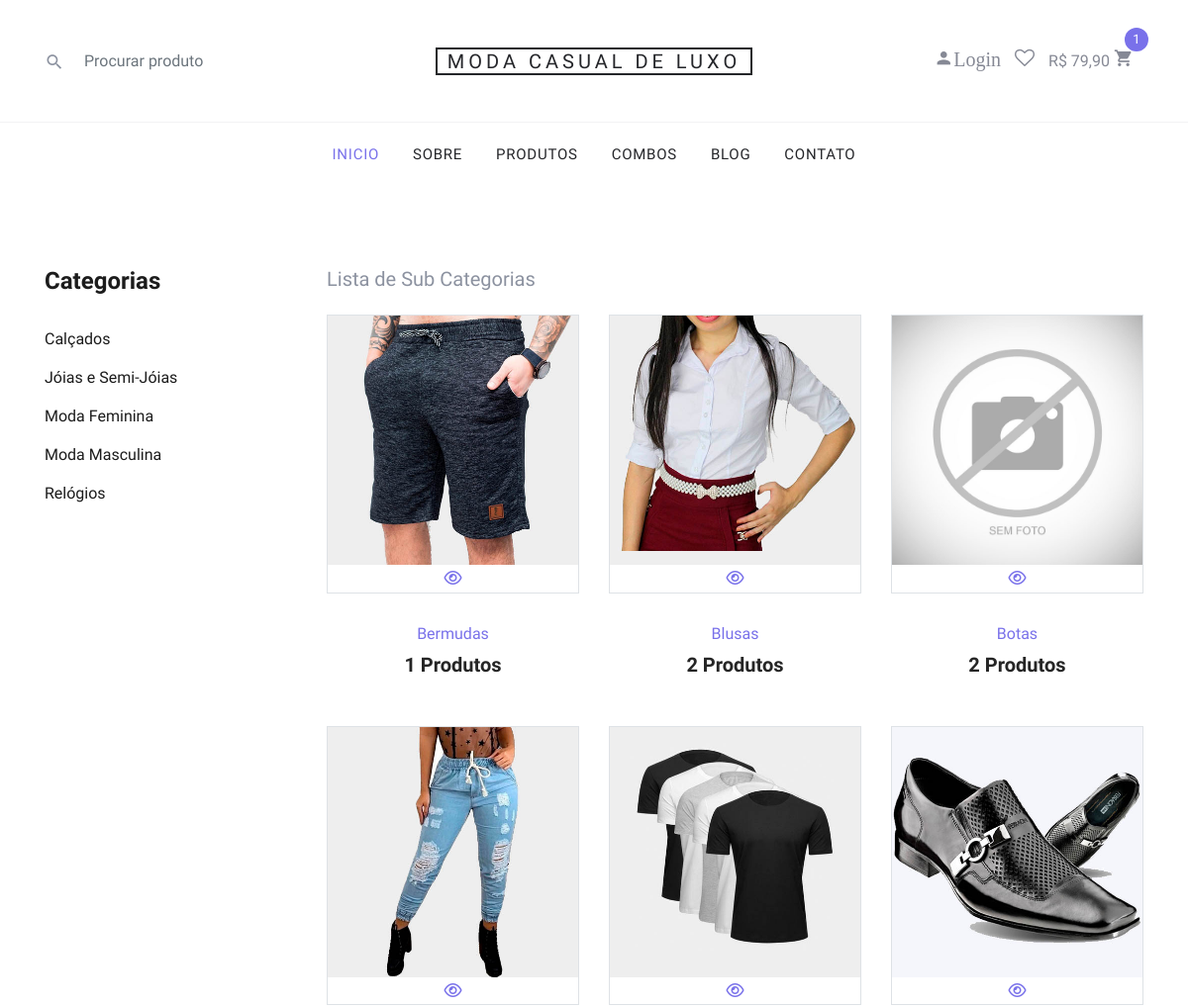
Before: /lojaVirtualPHP/sub-categorias.php (upper part) with the older database file.
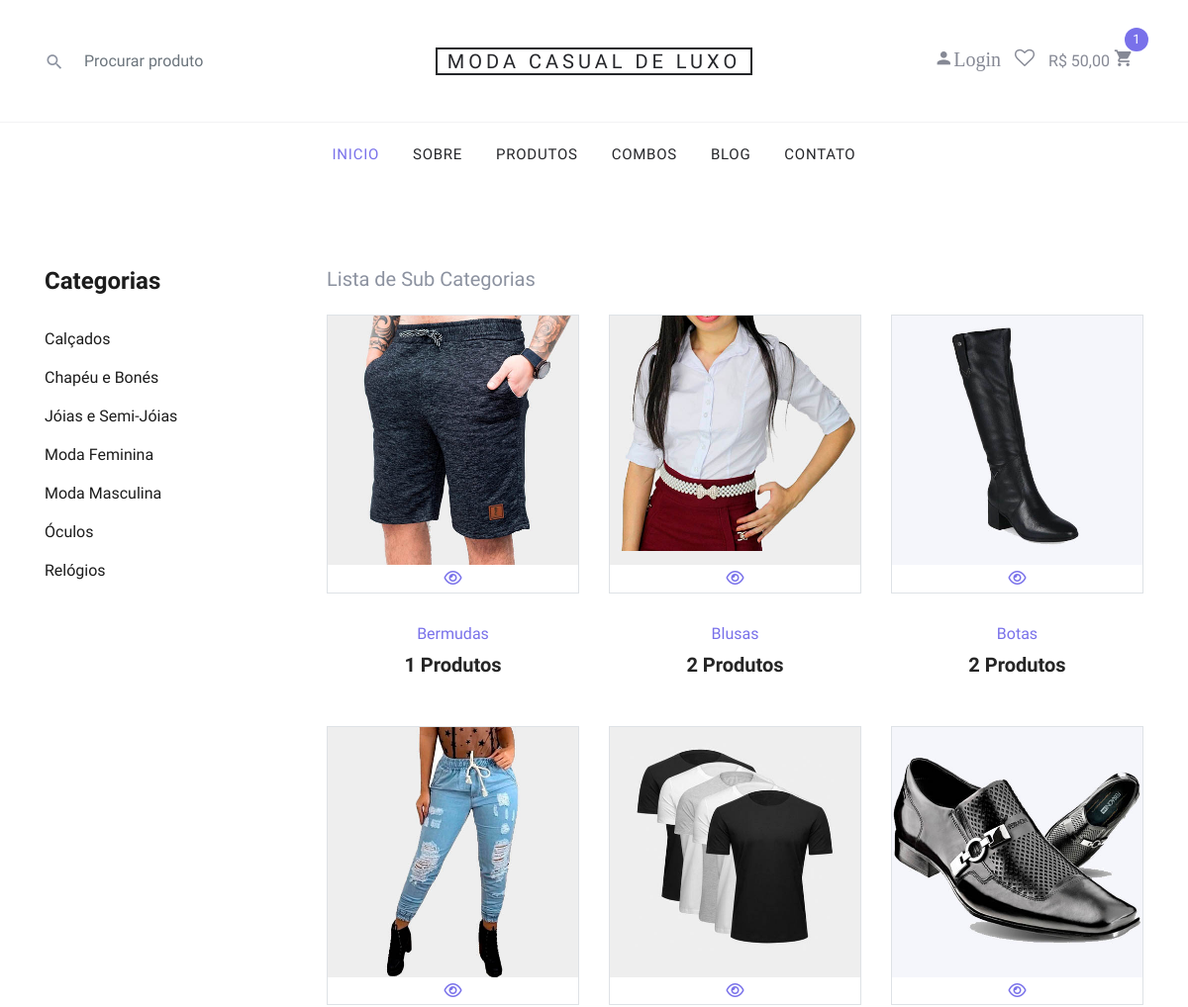
After: the same page with the newer database file.
### tables this page shows
CREATE TABLE `produtos` (
  `id` int(11) NOT NULL AUTO_INCREMENT,
  `categoria` int(11) NOT NULL,
  `sub_categoria` int(11) NOT NULL,
  `nome` varchar(100) NOT NULL,
  `nome_url` varchar(100) NOT NULL,
  `descricao` varchar(1000) NOT NULL,
  `descricao_longa` text NOT NULL,
  `valor` decimal(10,2) NOT NULL,
  `imagem` varchar(100) NOT NULL,
  `estoque` int(11) NOT NULL,
  `tipo_envio` int(11) NOT NULL,
  `palavras` varchar(250) NOT NULL,
  `ativo` varchar(5) NOT NULL,
  `peso` double(8,2) DEFAULT NULL,
  `largura` int(11) DEFAULT NULL,
  `altura` int(11) DEFAULT NULL,
  `comprimento` int(11) DEFAULT NULL,
  `modelo` varchar(100) DEFAULT NULL,
  `valor_frete` decimal(8,2) DEFAULT NULL,
  `promocao` varchar(5) NOT NULL,
  `vendas` int(11) DEFAULT NULL,
  PRIMARY KEY (`id`)
);

CREATE TABLE `carrinho` (
  `id` int(11) NOT NULL,
  `id_usuario` int(11) NOT NULL,
  `id_produto` int(11) NOT NULL,
  `quantidade` int(11) NOT NULL,
  `id_venda` int(11) NOT NULL,
  `data` date NOT NULL,
  `combo` varchar(5) NOT NULL
);

CREATE TABLE `categorias` (
  `id` int(11) NOT NULL AUTO_INCREMENT,
  `nome` varchar(50) NOT NULL,
  `nome_url` varchar(50) NOT NULL,
  `imagem` varchar(100) NOT NULL,
  PRIMARY KEY (`id`)
);

CREATE TABLE `sub_categorias` (
  `id` int(11) NOT NULL AUTO_INCREMENT,
  `nome` varchar(50) NOT NULL,
  `nome_url` varchar(50) NOT NULL,
  `imagem` varchar(100) NOT NULL,
  `id_categoria` int(11) NOT NULL,
  PRIMARY KEY (`id`)
);

### lojaVirtualPHP/config.php (called while the page is built, shortened)
<?php
$itens_por_pagina = 6;
?>

### lojaVirtualPHP/sub-categorias.php (the view, shortened to what the changed rows need)
<?php
require_once("cabecalho.php");
?>
<?php
if(@$_GET['pagina'] != null){
    $pag = $_GET['pagina'];
}else{
    $pag = 0;
}
$limite = $pag * @$itens_por_pagina;
 ?>
<?php
$categoria_get = @$_GET['nome'];
$query = $pdo->query("SELECT * FROM categorias where nome_url = '$categoria_get' ");
$res = $query->fetchAll(PDO::FETCH_ASSOC);
$id_categoria = @$res[0]['id'];
 ?>
<section class="product spad">
    <div class="container">
        <div class="row">
            <div class="col-lg-3 col-md-5">
                <div class="sidebar">
                    <div class="sidebar__item">
                        <ul>
                            <?php
                            $query = $pdo->query("SELECT * FROM categorias order by nome asc ");
                            $res = $query->fetchAll(PDO::FETCH_ASSOC);
                            for ($i=0; $i < count($res); $i++) {
                              $nome = $res[$i]['nome'];
                              $nome_url = $res[$i]['nome_url'];
                              ?>
                              <li><a href="sub-categoria-de-<?php echo $nome_url ?>"><?php echo $nome ?></a></li>
                          <?php } ?>
                      </ul>
                  </div>
              </div>
          </div>
          <div class="col-lg-9 col-md-7">
            <div class="row mt-4">
               <?php
               if($categoria_get != "") {
               	$query = $pdo->query("SELECT * FROM sub_categorias where id_categoria = '$id_categoria' order by nome asc");
               }else{
               	 $query = $pdo->query("SELECT * FROM sub_categorias order by nome asc LIMIT $limite, $itens_por_pagina");
               }
               $res = $query->fetchAll(PDO::FETCH_ASSOC);
               for ($i=0; $i < count($res); $i++) {
                  $nome = $res[$i]['nome'];
                  $imagem = $res[$i]['imagem'];
                  $nome_url = $res[$i]['nome_url'];
                  $id = $res[$i]['id'];
                  $query2 = $pdo->query("SELECT * FROM produtos where sub_categoria = '$id' ");
                  $res2 = $query2->fetchAll(PDO::FETCH_ASSOC);
                  $total_itens = @count($res2);
                  $query3 = $pdo->query("SELECT * FROM sub_categorias ");
                  $res3 = $query3->fetchAll(PDO::FETCH_ASSOC);
                  ?>
                  <div class="col-lg-4 col-md-6 col-sm-6">
                    <div class="product__item">
                        <div>
                        <a href="produtos-<?php echo $nome_url ?>"> <figure class="block-4-image text-center border">
                    <img src="img/sub-categorias/<?php echo $imagem ?>" alt="Image placeholder" class="img-fluid">
                    <i class="fa fa-eye"></i>
                </figure></a>
                        </div>
                        <div class="product__item__text">
                            <a href="produtos-<?php echo $nome_url ?>"><h6><?php echo $nome ?></h6>
                                <h5><?php echo $total_itens ?> Produtos</h5></a>
                            </div>
                        </div>
                    </div>
                <?php } ?>
            </div>
        </div>
    </div>
</div>
</section>
<?php
require_once("rodape.php");
?>

### lojaVirtualPHP/cabecalho.php (shortened to what the changed rows need)
<?php require_once("config.php");
require_once("conexao.php");
$id_usuario = @$_SESSION['id_usuario'];
$res = $pdo->query("SELECT * from carrinho where id_usuario = '$id_usuario' and id_venda = 0 order by id asc");
$dados = $res->fetchAll(PDO::FETCH_ASSOC);
$linhas = count($dados);
for ($i=0; $i < count($dados); $i++) {
$combo = $dados[$i]['combo'];
$id_produto = $dados[$i]['id_produto'];
 $quantidade = $dados[$i]['quantidade'];
 if($combo == 'Sim'){
   $res_p = $pdo->query("SELECT * from combos where id = '$id_produto' ");
 }else{
  $res_p = $pdo->query("SELECT * from produtos where id = '$id_produto' ");
 }
 $dados_p = $res_p->fetchAll(PDO::FETCH_ASSOC);
 if($combo == 'Sim'){
  $promocao = "";
  $pasta = "combos";
 }else{
  $promocao = @$dados_p[0]['promocao'];
 }
 if($promocao == 'Sim'){
  $queryp = $pdo->query("SELECT * FROM promocoes where id_produto = '$id_produto' ");
  $resp = $queryp->fetchAll(PDO::FETCH_ASSOC);
  $valor = $resp[0]['valor'];
}else{
  $valor = @$dados_p[0]['valor'];
}
$total_item = $valor * $quantidade;
@$total = @$total + $total_item;
}
@$total_c = number_format(@$total, 2, ',', '.');
?>
<!DOCTYPE html>
<html lang="en">
  <head>
    <link href="https://cdn.jsdelivr.net/npm/bootstrap@5.1.3/dist/css/bootstrap.min.css" rel="stylesheet">
     <link rel="stylesheet" href="cssH/style.css" type="text/css">
    <link rel="stylesheet" href="fonts/icomoon/style.css">
    <link rel="stylesheet" href="css/bootstrap.min.css">
    <link rel="stylesheet" href="css/magnific-popup.css">
    <link rel="stylesheet" href="css/jquery-ui.css">
    <link rel="stylesheet" href="css/owl.carousel.min.css">
    <link rel="stylesheet" href="css/owl.theme.default.min.css">
    <link rel="stylesheet" href="css/aos.css">
    <link rel="stylesheet" href="css/style.css">
    <link rel="stylesheet" href="css/meustyle.css">
  </head>
  <body>
  <div class="site-wrap">
    <header class="site-navbar" role="banner">
      <div class="site-navbar-top">
        <div class="container">
          <div class="row align-items-center">
            <div class="col-6 col-md-4 order-3 order-md-3 text-right">
              <div class="site-top-icons">
                <ul>
                  <li>
                    <a href="carrinho.php" class="site-cart">
                      <span class=""> R$ <?php echo $total_c . " " ?></span>
                      <span class="icon icon-shopping_cart"></span>
                      <span class="count"> <?php echo $linhas ?> </span>
                    </a>
                  </li>
                </ul>
              </div>
            </div>
          </div>
        </div>
      </div>
    </header>

Changed rows visible on the page:
changed produtos: valor.quantidade "79,90" → "50,00"
added categorias: nome "Chapéu e Bonés"
added categorias: nome "Óculos"
changed sub_categorias "Botas": imagem: a different picture
